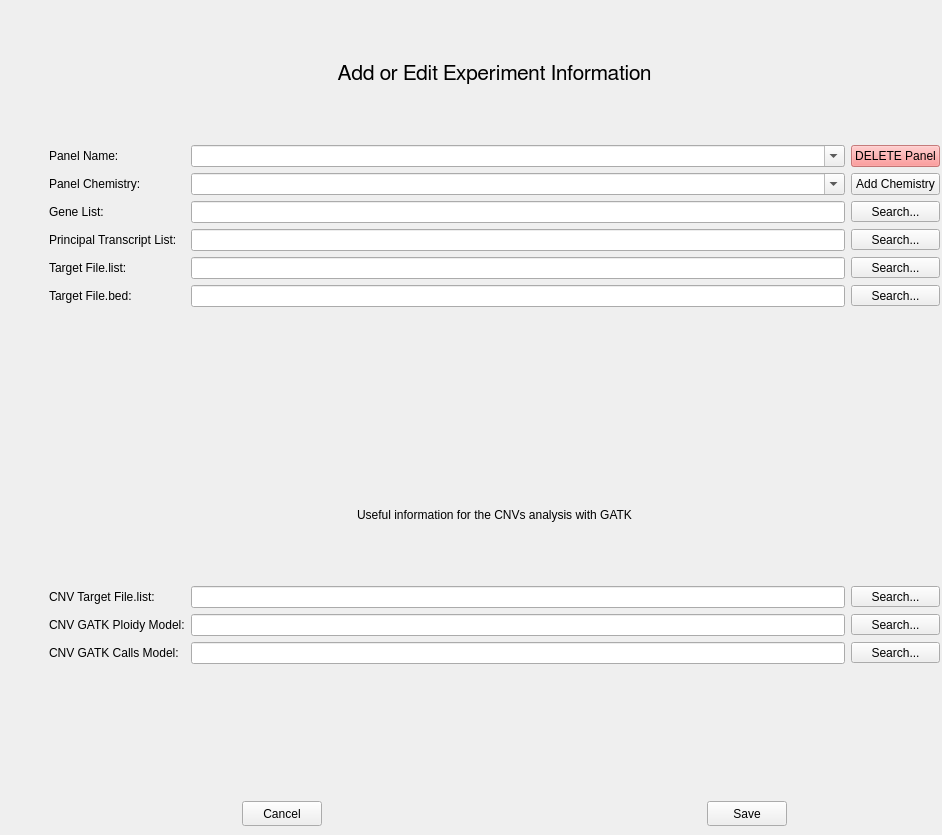
<?xml version="1.0" encoding="UTF-8"?>
<ui version="4.0">
 <class>MainWindow</class>
 <widget class="QMainWindow" name="MainWindow">
  <property name="geometry">
   <rect>
    <x>0</x>
    <y>0</y>
    <width>942</width>
    <height>835</height>
   </rect>
  </property>
  <property name="windowTitle">
   <string>MainWindow</string>
  </property>
  <widget class="QWidget" name="centralwidget">
   <widget class="QWidget" name="gridLayoutWidget">
    <property name="geometry">
     <rect>
      <x>9</x>
      <y>9</y>
      <width>931</width>
      <height>791</height>
     </rect>
    </property>
    <layout class="QGridLayout" name="gridLayout_2">
     <item row="15" column="1">
      <widget class="QLabel" name="label_10">
       <property name="text">
        <string>CNV GATK Calls Model:</string>
       </property>
      </widget>
     </item>
     <item row="15" column="2">
      <widget class="QLineEdit" name="lineEdit_7"/>
     </item>
     <item row="4" column="1">
      <widget class="QLabel" name="label_11">
       <property name="text">
        <string>Panel Chemistry:</string>
       </property>
      </widget>
     </item>
     <item row="2" column="1" colspan="3">
      <widget class="QLabel" name="label_9">
       <property name="font">
        <font>
         <family>FreeSans</family>
         <pointsize>16</pointsize>
        </font>
       </property>
       <property name="text">
        <string>Add or Edit Experiment Information</string>
       </property>
       <property name="textFormat">
        <enum>Qt::AutoText</enum>
       </property>
       <property name="scaledContents">
        <bool>false</bool>
       </property>
       <property name="alignment">
        <set>Qt::AlignCenter</set>
       </property>
      </widget>
     </item>
     <item row="13" column="3">
      <widget class="QToolButton" name="toolButton_5">
       <property name="sizePolicy">
        <sizepolicy hsizetype="Minimum" vsizetype="Fixed">
         <horstretch>0</horstretch>
         <verstretch>0</verstretch>
        </sizepolicy>
       </property>
       <property name="text">
        <string>Search...</string>
       </property>
      </widget>
     </item>
     <item row="6" column="1">
      <widget class="QLabel" name="label_3">
       <property name="text">
        <string>Principal Transcript List:</string>
       </property>
      </widget>
     </item>
     <item row="6" column="3">
      <widget class="QToolButton" name="toolButton_2">
       <property name="sizePolicy">
        <sizepolicy hsizetype="Minimum" vsizetype="Fixed">
         <horstretch>0</horstretch>
         <verstretch>0</verstretch>
        </sizepolicy>
       </property>
       <property name="text">
        <string>Search...</string>
       </property>
      </widget>
     </item>
     <item row="15" column="3">
      <widget class="QToolButton" name="toolButton_7">
       <property name="sizePolicy">
        <sizepolicy hsizetype="Minimum" vsizetype="Fixed">
         <horstretch>0</horstretch>
         <verstretch>0</verstretch>
        </sizepolicy>
       </property>
       <property name="text">
        <string>Search...</string>
       </property>
      </widget>
     </item>
     <item row="14" column="1">
      <widget class="QLabel" name="label_6">
       <property name="text">
        <string>CNV GATK Ploidy Model:</string>
       </property>
      </widget>
     </item>
     <item row="6" column="2">
      <widget class="QLineEdit" name="lineEdit_3"/>
     </item>
     <item row="3" column="3">
      <widget class="QPushButton" name="pushButton_3">
       <property name="palette">
        <palette>
         <active>
          <colorrole role="WindowText">
           <brush brushstyle="SolidPattern">
            <color alpha="255">
             <red>0</red>
             <green>0</green>
             <blue>0</blue>
            </color>
           </brush>
          </colorrole>
          <colorrole role="Button">
           <brush brushstyle="SolidPattern">
            <color alpha="191">
             <red>252</red>
             <green>125</green>
             <blue>125</blue>
            </color>
           </brush>
          </colorrole>
          <colorrole role="Light">
           <brush brushstyle="SolidPattern">
            <color alpha="191">
             <red>255</red>
             <green>250</green>
             <blue>250</blue>
            </color>
           </brush>
          </colorrole>
          <colorrole role="Midlight">
           <brush brushstyle="SolidPattern">
            <color alpha="191">
             <red>253</red>
             <green>187</green>
             <blue>187</blue>
            </color>
           </brush>
          </colorrole>
          <colorrole role="Dark">
           <brush brushstyle="SolidPattern">
            <color alpha="191">
             <red>126</red>
             <green>62</green>
             <blue>62</blue>
            </color>
           </brush>
          </colorrole>
          <colorrole role="Mid">
           <brush brushstyle="SolidPattern">
            <color alpha="191">
             <red>168</red>
             <green>83</green>
             <blue>83</blue>
            </color>
           </brush>
          </colorrole>
          <colorrole role="Text">
           <brush brushstyle="SolidPattern">
            <color alpha="255">
             <red>0</red>
             <green>0</green>
             <blue>0</blue>
            </color>
           </brush>
          </colorrole>
          <colorrole role="BrightText">
           <brush brushstyle="SolidPattern">
            <color alpha="255">
             <red>255</red>
             <green>255</green>
             <blue>255</blue>
            </color>
           </brush>
          </colorrole>
          <colorrole role="ButtonText">
           <brush brushstyle="SolidPattern">
            <color alpha="255">
             <red>0</red>
             <green>0</green>
             <blue>0</blue>
            </color>
           </brush>
          </colorrole>
          <colorrole role="Base">
           <brush brushstyle="SolidPattern">
            <color alpha="255">
             <red>255</red>
             <green>255</green>
             <blue>255</blue>
            </color>
           </brush>
          </colorrole>
          <colorrole role="Window">
           <brush brushstyle="SolidPattern">
            <color alpha="191">
             <red>252</red>
             <green>125</green>
             <blue>125</blue>
            </color>
           </brush>
          </colorrole>
          <colorrole role="Shadow">
           <brush brushstyle="SolidPattern">
            <color alpha="255">
             <red>0</red>
             <green>0</green>
             <blue>0</blue>
            </color>
           </brush>
          </colorrole>
          <colorrole role="AlternateBase">
           <brush brushstyle="SolidPattern">
            <color alpha="223">
             <red>253</red>
             <green>190</green>
             <blue>190</blue>
            </color>
           </brush>
          </colorrole>
          <colorrole role="ToolTipBase">
           <brush brushstyle="SolidPattern">
            <color alpha="255">
             <red>255</red>
             <green>255</green>
             <blue>220</blue>
            </color>
           </brush>
          </colorrole>
          <colorrole role="ToolTipText">
           <brush brushstyle="SolidPattern">
            <color alpha="255">
             <red>0</red>
             <green>0</green>
             <blue>0</blue>
            </color>
           </brush>
          </colorrole>
          <colorrole role="PlaceholderText">
           <brush brushstyle="SolidPattern">
            <color alpha="128">
             <red>0</red>
             <green>0</green>
             <blue>0</blue>
            </color>
           </brush>
          </colorrole>
         </active>
         <inactive>
          <colorrole role="WindowText">
           <brush brushstyle="SolidPattern">
            <color alpha="255">
             <red>0</red>
             <green>0</green>
             <blue>0</blue>
            </color>
           </brush>
          </colorrole>
          <colorrole role="Button">
           <brush brushstyle="SolidPattern">
            <color alpha="191">
             <red>252</red>
             <green>125</green>
             <blue>125</blue>
            </color>
           </brush>
          </colorrole>
          <colorrole role="Light">
           <brush brushstyle="SolidPattern">
            <color alpha="191">
             <red>255</red>
             <green>250</green>
             <blue>250</blue>
            </color>
           </brush>
          </colorrole>
          <colorrole role="Midlight">
           <brush brushstyle="SolidPattern">
            <color alpha="191">
             <red>253</red>
             <green>187</green>
             <blue>187</blue>
            </color>
           </brush>
          </colorrole>
          <colorrole role="Dark">
           <brush brushstyle="SolidPattern">
            <color alpha="191">
             <red>126</red>
             <green>62</green>
             <blue>62</blue>
            </color>
           </brush>
          </colorrole>
          <colorrole role="Mid">
           <brush brushstyle="SolidPattern">
            <color alpha="191">
             <red>168</red>
             <green>83</green>
             <blue>83</blue>
            </color>
           </brush>
          </colorrole>
          <colorrole role="Text">
           <brush brushstyle="SolidPattern">
            <color alpha="255">
             <red>0</red>
             <green>0</green>
             <blue>0</blue>
            </color>
           </brush>
          </colorrole>
          <colorrole role="BrightText">
           <brush brushstyle="SolidPattern">
            <color alpha="255">
             <red>255</red>
             <green>255</green>
             <blue>255</blue>
            </color>
           </brush>
          </colorrole>
          <colorrole role="ButtonText">
           <brush brushstyle="SolidPattern">
            <color alpha="255">
             <red>0</red>
             <green>0</green>
             <blue>0</blue>
            </color>
           </brush>
          </colorrole>
          <colorrole role="Base">
           <brush brushstyle="SolidPattern">
            <color alpha="255">
             <red>255</red>
             <green>255</green>
             <blue>255</blue>
            </color>
           </brush>
          </colorrole>
          <colorrole role="Window">
           <brush brushstyle="SolidPattern">
            <color alpha="191">
             <red>252</red>
             <green>125</green>
             <blue>125</blue>
            </color>
           </brush>
          </colorrole>
          <colorrole role="Shadow">
           <brush brushstyle="SolidPattern">
            <color alpha="255">
             <red>0</red>
             <green>0</green>
             <blue>0</blue>
            </color>
           </brush>
          </colorrole>
          <colorrole role="AlternateBase">
           <brush brushstyle="SolidPattern">
            <color alpha="223">
             <red>253</red>
             <green>190</green>
             <blue>190</blue>
            </color>
           </brush>
          </colorrole>
          <colorrole role="ToolTipBase">
           <brush brushstyle="SolidPattern">
            <color alpha="255">
             <red>255</red>
             <green>255</green>
             <blue>220</blue>
            </color>
           </brush>
          </colorrole>
          <colorrole role="ToolTipText">
           <brush brushstyle="SolidPattern">
            <color alpha="255">
             <red>0</red>
             <green>0</green>
             <blue>0</blue>
            </color>
           </brush>
          </colorrole>
          <colorrole role="PlaceholderText">
           <brush brushstyle="SolidPattern">
            <color alpha="128">
             <red>0</red>
             <green>0</green>
             <blue>0</blue>
            </color>
           </brush>
          </colorrole>
         </inactive>
         <disabled>
          <colorrole role="WindowText">
           <brush brushstyle="SolidPattern">
            <color alpha="191">
             <red>126</red>
             <green>62</green>
             <blue>62</blue>
            </color>
           </brush>
          </colorrole>
          <colorrole role="Button">
           <brush brushstyle="SolidPattern">
            <color alpha="191">
             <red>252</red>
             <green>125</green>
             <blue>125</blue>
            </color>
           </brush>
          </colorrole>
          <colorrole role="Light">
           <brush brushstyle="SolidPattern">
            <color alpha="191">
             <red>255</red>
             <green>250</green>
             <blue>250</blue>
            </color>
           </brush>
          </colorrole>
          <colorrole role="Midlight">
           <brush brushstyle="SolidPattern">
            <color alpha="191">
             <red>253</red>
             <green>187</green>
             <blue>187</blue>
            </color>
           </brush>
          </colorrole>
          <colorrole role="Dark">
           <brush brushstyle="SolidPattern">
            <color alpha="191">
             <red>126</red>
             <green>62</green>
             <blue>62</blue>
            </color>
           </brush>
          </colorrole>
          <colorrole role="Mid">
           <brush brushstyle="SolidPattern">
            <color alpha="191">
             <red>168</red>
             <green>83</green>
             <blue>83</blue>
            </color>
           </brush>
          </colorrole>
          <colorrole role="Text">
           <brush brushstyle="SolidPattern">
            <color alpha="191">
             <red>126</red>
             <green>62</green>
             <blue>62</blue>
            </color>
           </brush>
          </colorrole>
          <colorrole role="BrightText">
           <brush brushstyle="SolidPattern">
            <color alpha="255">
             <red>255</red>
             <green>255</green>
             <blue>255</blue>
            </color>
           </brush>
          </colorrole>
          <colorrole role="ButtonText">
           <brush brushstyle="SolidPattern">
            <color alpha="191">
             <red>126</red>
             <green>62</green>
             <blue>62</blue>
            </color>
           </brush>
          </colorrole>
          <colorrole role="Base">
           <brush brushstyle="SolidPattern">
            <color alpha="191">
             <red>252</red>
             <green>125</green>
             <blue>125</blue>
            </color>
           </brush>
          </colorrole>
          <colorrole role="Window">
           <brush brushstyle="SolidPattern">
            <color alpha="191">
             <red>252</red>
             <green>125</green>
             <blue>125</blue>
            </color>
           </brush>
          </colorrole>
          <colorrole role="Shadow">
           <brush brushstyle="SolidPattern">
            <color alpha="255">
             <red>0</red>
             <green>0</green>
             <blue>0</blue>
            </color>
           </brush>
          </colorrole>
          <colorrole role="AlternateBase">
           <brush brushstyle="SolidPattern">
            <color alpha="191">
             <red>252</red>
             <green>125</green>
             <blue>125</blue>
            </color>
           </brush>
          </colorrole>
          <colorrole role="ToolTipBase">
           <brush brushstyle="SolidPattern">
            <color alpha="255">
             <red>255</red>
             <green>255</green>
             <blue>220</blue>
            </color>
           </brush>
          </colorrole>
          <colorrole role="ToolTipText">
           <brush brushstyle="SolidPattern">
            <color alpha="255">
             <red>0</red>
             <green>0</green>
             <blue>0</blue>
            </color>
           </brush>
          </colorrole>
          <colorrole role="PlaceholderText">
           <brush brushstyle="SolidPattern">
            <color alpha="128">
             <red>0</red>
             <green>0</green>
             <blue>0</blue>
            </color>
           </brush>
          </colorrole>
         </disabled>
        </palette>
       </property>
       <property name="text">
        <string>DELETE Panel</string>
       </property>
      </widget>
     </item>
     <item row="3" column="1">
      <widget class="QLabel" name="label">
       <property name="text">
        <string>Panel Name:</string>
       </property>
      </widget>
     </item>
     <item row="9" column="2">
      <spacer name="verticalSpacer">
       <property name="orientation">
        <enum>Qt::Vertical</enum>
       </property>
       <property name="sizeType">
        <enum>QSizePolicy::Minimum</enum>
       </property>
       <property name="sizeHint" stdset="0">
        <size>
         <width>20</width>
         <height>40</height>
        </size>
       </property>
      </spacer>
     </item>
     <item row="12" column="1" colspan="3">
      <widget class="QLabel" name="label_8">
       <property name="enabled">
        <bool>true</bool>
       </property>
       <property name="frameShadow">
        <enum>QFrame::Plain</enum>
       </property>
       <property name="text">
        <string>Useful information for the CNVs analysis with GATK</string>
       </property>
       <property name="alignment">
        <set>Qt::AlignCenter</set>
       </property>
      </widget>
     </item>
     <item row="7" column="1">
      <widget class="QLabel" name="label_4">
       <property name="text">
        <string>Target File.list:</string>
       </property>
      </widget>
     </item>
     <item row="8" column="1">
      <widget class="QLabel" name="label_5">
       <property name="text">
        <string>Target File.bed:</string>
       </property>
      </widget>
     </item>
     <item row="14" column="3">
      <widget class="QToolButton" name="toolButton_6">
       <property name="sizePolicy">
        <sizepolicy hsizetype="Minimum" vsizetype="Fixed">
         <horstretch>0</horstretch>
         <verstretch>0</verstretch>
        </sizepolicy>
       </property>
       <property name="text">
        <string>Search...</string>
       </property>
      </widget>
     </item>
     <item row="3" column="2">
      <widget class="QComboBox" name="comboBox">
       <property name="editable">
        <bool>true</bool>
       </property>
      </widget>
     </item>
     <item row="8" column="3">
      <widget class="QToolButton" name="toolButton_4">
       <property name="sizePolicy">
        <sizepolicy hsizetype="Minimum" vsizetype="Fixed">
         <horstretch>0</horstretch>
         <verstretch>0</verstretch>
        </sizepolicy>
       </property>
       <property name="text">
        <string>Search...</string>
       </property>
      </widget>
     </item>
     <item row="5" column="3">
      <widget class="QToolButton" name="toolButton">
       <property name="sizePolicy">
        <sizepolicy hsizetype="Minimum" vsizetype="Fixed">
         <horstretch>0</horstretch>
         <verstretch>0</verstretch>
        </sizepolicy>
       </property>
       <property name="text">
        <string>Search...</string>
       </property>
      </widget>
     </item>
     <item row="8" column="2">
      <widget class="QLineEdit" name="lineEdit_5"/>
     </item>
     <item row="7" column="2">
      <widget class="QLineEdit" name="lineEdit_4"/>
     </item>
     <item row="5" column="2">
      <widget class="QLineEdit" name="lineEdit_2"/>
     </item>
     <item row="16" column="2">
      <spacer name="verticalSpacer_2">
       <property name="orientation">
        <enum>Qt::Vertical</enum>
       </property>
       <property name="sizeType">
        <enum>QSizePolicy::Minimum</enum>
       </property>
       <property name="sizeHint" stdset="0">
        <size>
         <width>20</width>
         <height>40</height>
        </size>
       </property>
      </spacer>
     </item>
     <item row="4" column="2">
      <widget class="QComboBox" name="comboBox_2">
       <property name="editable">
        <bool>true</bool>
       </property>
      </widget>
     </item>
     <item row="7" column="3">
      <widget class="QToolButton" name="toolButton_3">
       <property name="sizePolicy">
        <sizepolicy hsizetype="Minimum" vsizetype="Fixed">
         <horstretch>0</horstretch>
         <verstretch>0</verstretch>
        </sizepolicy>
       </property>
       <property name="text">
        <string>Search...</string>
       </property>
      </widget>
     </item>
     <item row="14" column="2">
      <widget class="QLineEdit" name="lineEdit_6"/>
     </item>
     <item row="5" column="1">
      <widget class="QLabel" name="label_2">
       <property name="text">
        <string>Gene List:</string>
       </property>
      </widget>
     </item>
     <item row="13" column="2">
      <widget class="QLineEdit" name="lineEdit"/>
     </item>
     <item row="13" column="1">
      <widget class="QLabel" name="label_7">
       <property name="text">
        <string>CNV Target File.list:</string>
       </property>
      </widget>
     </item>
     <item row="2" column="0" rowspan="8">
      <spacer name="horizontalSpacer_2">
       <property name="orientation">
        <enum>Qt::Horizontal</enum>
       </property>
       <property name="sizeType">
        <enum>QSizePolicy::Minimum</enum>
       </property>
       <property name="sizeHint" stdset="0">
        <size>
         <width>40</width>
         <height>20</height>
        </size>
       </property>
      </spacer>
     </item>
     <item row="12" column="0" rowspan="5">
      <spacer name="horizontalSpacer_3">
       <property name="orientation">
        <enum>Qt::Horizontal</enum>
       </property>
       <property name="sizeType">
        <enum>QSizePolicy::Minimum</enum>
       </property>
       <property name="sizeHint" stdset="0">
        <size>
         <width>40</width>
         <height>20</height>
        </size>
       </property>
      </spacer>
     </item>
     <item row="4" column="3">
      <widget class="QPushButton" name="pushButton_4">
       <property name="text">
        <string>Add Chemistry</string>
       </property>
      </widget>
     </item>
    </layout>
   </widget>
   <widget class="QPushButton" name="pushButton_2">
    <property name="geometry">
     <rect>
      <x>707</x>
      <y>801</y>
      <width>80</width>
      <height>25</height>
     </rect>
    </property>
    <property name="text">
     <string>Save</string>
    </property>
   </widget>
   <widget class="QPushButton" name="pushButton">
    <property name="geometry">
     <rect>
      <x>242</x>
      <y>801</y>
      <width>80</width>
      <height>25</height>
     </rect>
    </property>
    <property name="text">
     <string>Cancel</string>
    </property>
   </widget>
  </widget>
 </widget>
 <resources/>
 <connections/>
</ui>
